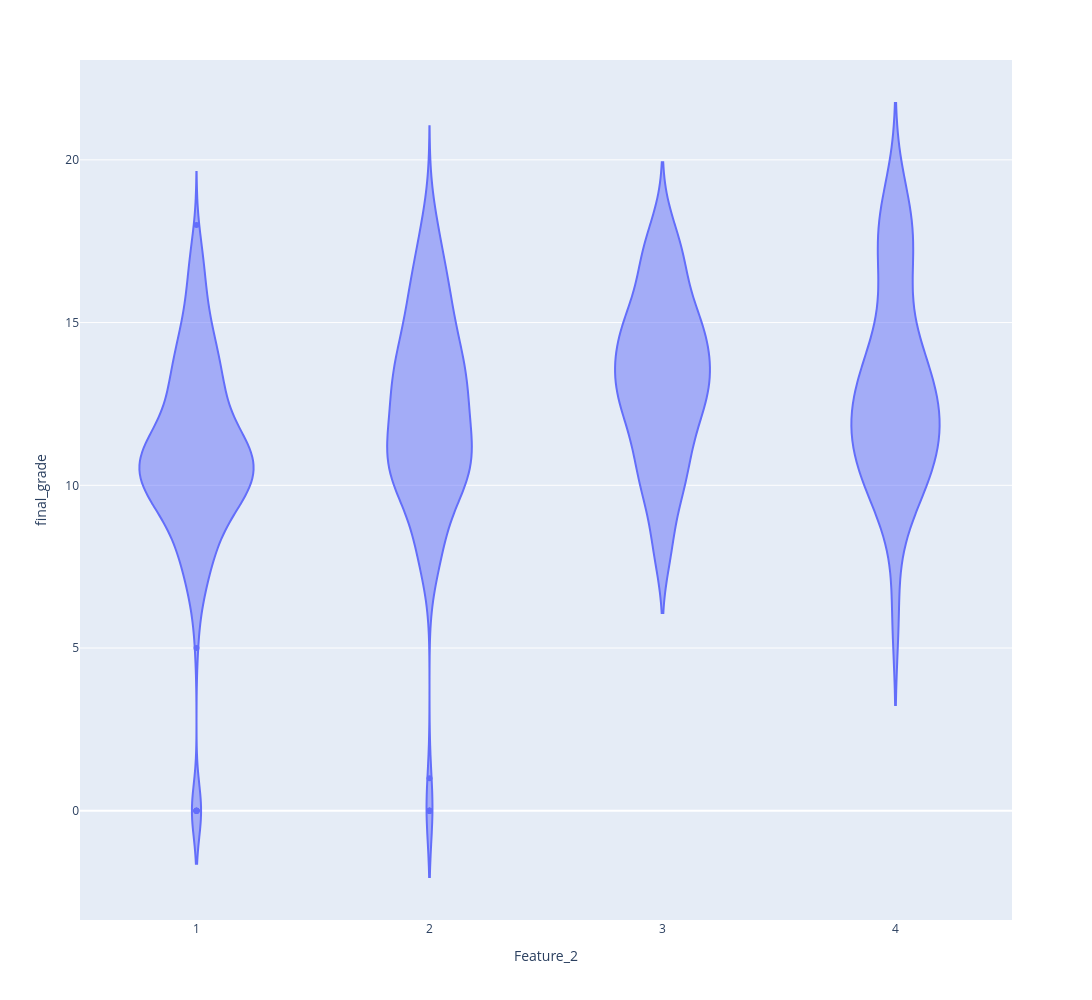

Write notebook code for a chart like this one.
### Code cell
px.violin(df2,y='final_grade',x='Feature_2').update_layout(width=1500,height=1000).show()

### Figure 1 — Plotly figure (JSON) as saved in the notebook; plotly's stock layout.template omitted (floating-point values rounded to 4 significant figures; data arrays with more than 128 entries replaced by an {"elided": "..."} marker saying what was removed)
{"data": [{"alignmentgroup": "True", "box": {"visible": false}, "hovertemplate": "Feature_2=%{x}<br>final_grade=%{y}<extra></extra>", "legendgroup": "", "marker": {"color": "#636efa"}, "name": "", "offsetgroup": "", "orientation": "v", "scalegroup": "True", "showlegend": false, "type": "violin", "x": {"elided": "649 float values"}, "x0": " ", "xaxis": "x", "y": {"elided": "649 int values"}, "y0": " ", "yaxis": "y"}], "layout": {"height": 1000, "legend": {"tracegroupgap": 0}, "margin": {"t": 60}, "violinmode": "group", "width": 1500, "xaxis": {"anchor": "y", "domain": [0, 1], "title": {"text": "Feature_2"}}, "yaxis": {"anchor": "x", "domain": [0, 1], "title": {"text": "final_grade"}}}}
